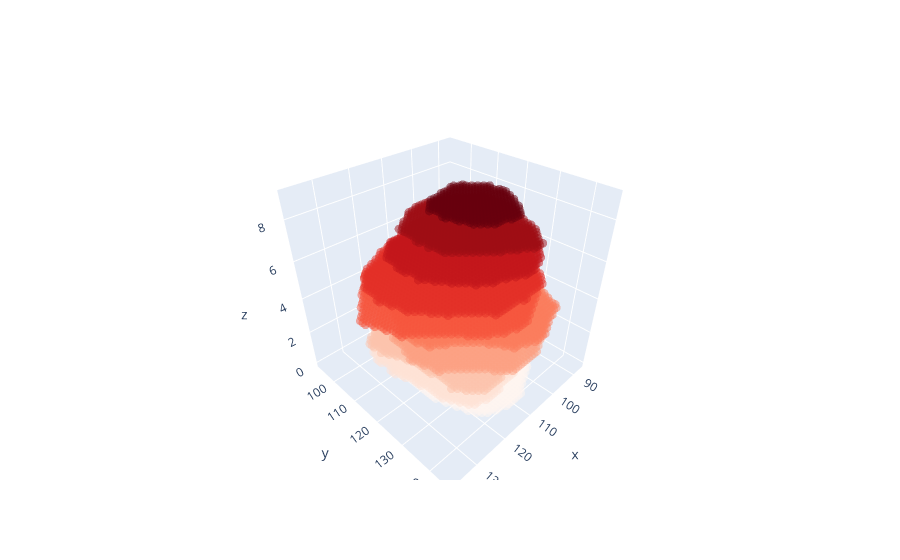

Here is the notebook cell this chart was saved with:
### Code cell
x,y,z = np.where(seg3D == 1)

fig = go.Figure(data=go.Scatter3d(
    x=x, y=y, z=z,
    mode='markers',
    marker=dict(size=3,color=z,colorscale='Reds',opacity=0.5)
))
fig.update_layout(
    scene=dict(xaxis_title="X",yaxis_title="Y",zaxis_title="Z"),
    title="Visualisation 3D interactive de la segmentation cardiaque"
)
fig.show()

### Figure 1 — Plotly figure (JSON) as saved in the notebook; plotly's stock layout.template omitted (floating-point values rounded to 4 significant figures; data arrays with more than 128 entries replaced by an {"elided": "..."} marker saying what was removed)
{"data": [{"marker": {"color": {"elided": "11482 int values"}, "colorscale": [[0, "rgb(255,245,240)"], [0.125, "rgb(254,224,210)"], [0.25, "rgb(252,187,161)"], [0.375, "rgb(252,146,114)"], [0.5, "rgb(251,106,74)"], [0.625, "rgb(239,59,44)"], [0.75, "rgb(203,24,29)"], [0.875, "rgb(165,15,21)"], [1, "rgb(103,0,13)"]], "opacity": 0.5, "size": 3}, "mode": "markers", "type": "scatter3d", "x": {"elided": "11482 int values"}, "y": {"elided": "11482 int values"}, "z": {"elided": "11482 int values"}}], "layout": {}}
